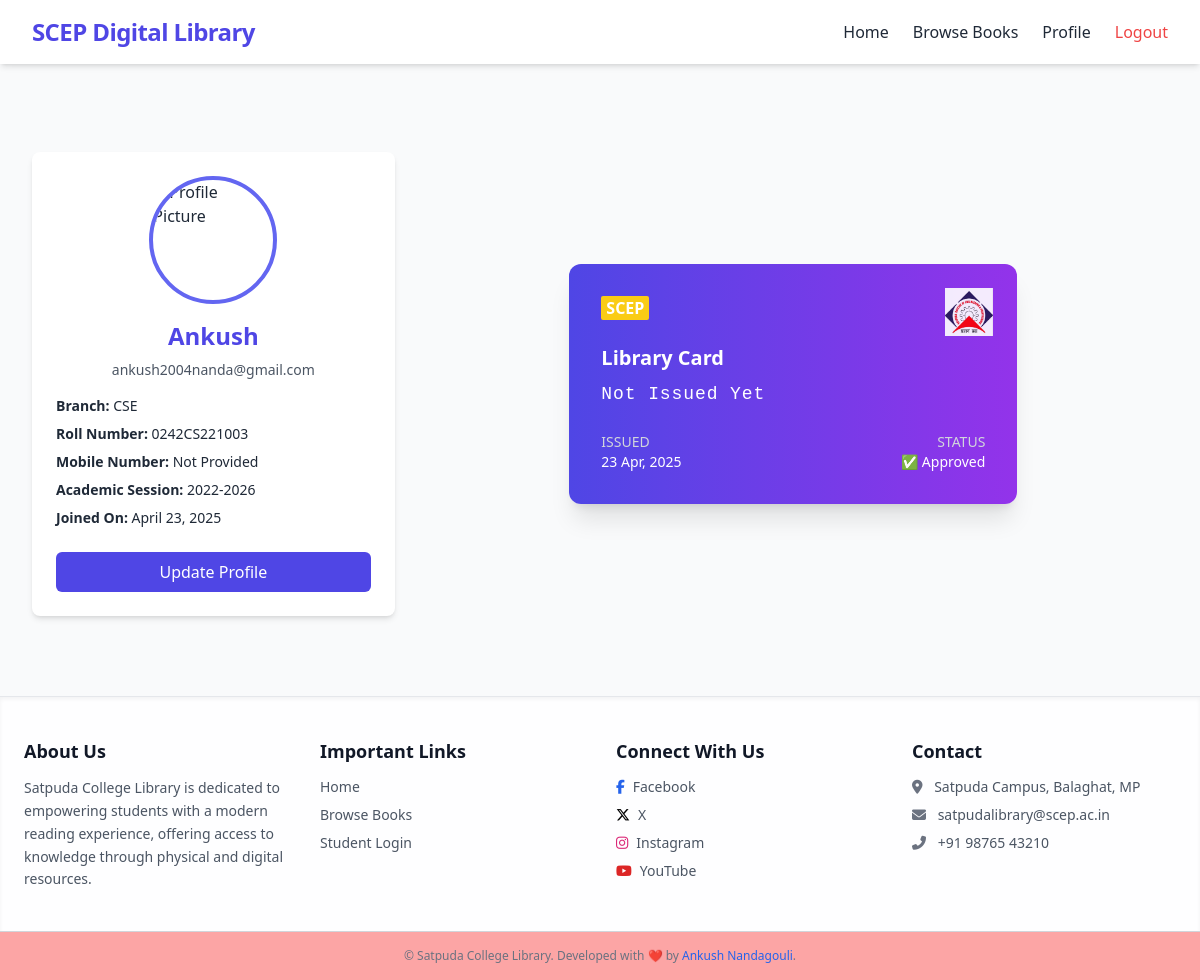
Page /accounts/profile/ (signed in) on the committed database.
### accounts/models.py (models this page shows, shortened)
class CustomUser(AbstractUser):
    ROLE_CHOICES = (
        ('student', 'Student'),
        ('teacher', 'Teacher'),
        ('librarian', 'Librarian'),
    )
    role = models.CharField(
        max_length=10,
        choices=ROLE_CHOICES,
        default='student',  # Default role for new users
    )
    is_approved = models.BooleanField(default=False, help_text="Admin approval required before login")
    library_card = models.CharField(
        max_length=50,
        blank=True,
        null=True,
        default=generate_library_id,
        unique=True,
        help_text="Auto-generated unique library card ID"
    )
    profile_picture = models.ImageField(
        upload_to='profile_pics/',
        blank=True,
        null=True,
        help_text="Student's profile image"
    )
    branch = models.CharField(max_length=100, blank=True, null=True)
    roll_number = models.CharField(max_length=20, blank=True, null=True)
    academic_session = models.CharField(max_length=20, blank=True, null=True)
    mobile_number = models.CharField(max_length=10, blank=True, null=True)
    groups = models.ManyToManyField(
        Group,
        related_name='customuser_set',
        blank=True,
        help_text='The groups this user belongs to.',
        verbose_name='groups'
    )
    user_permissions = models.ManyToManyField(
        Permission,
        related_name='customuser_set',
        blank=True,
        help_text='Specific permissions for this user.',
        verbose_name='user permissions'
    )
    def is_teacher(self):
        return self.role == 'teacher'
    def is_librarian(self):
        return self.role == 'librarian'

### accounts/views.py (the view)
# urls.py: path('profile/', profile, name='profile'),
@login_required
def profile(request):
    user = request.user
    if request.method == 'POST':
        form = ProfileForm(request.POST, request.FILES, instance=user)
        if form.is_valid():
            form.save()
            messages.success(request, "Profile updated successfully!")
            return redirect('profile')
    else:
        form = ProfileForm(instance=user)
    return render(request, 'accounts/profile.html', {'form': form})

### accounts/templates/accounts/profile.html (shortened to what this page needs)
{% extends 'base.html' %}
{% load static %}
{% block content %}
<div class="grid grid-cols-1 md:grid-cols-3 gap-6 mt-8">
  <div class="bg-white dark:bg-gray-800 p-6 rounded-lg shadow-md flex flex-col items-center">
    <div class="w-32 h-32 mb-4">
      <img src="{% if request.user.profile_picture %}{{ request.user.profile_picture.url }}{% else %}{% static 'default_avatar.png' %}{% endif %}" alt="Profile Picture" class="rounded-full object-cover w-full h-full border-4 border-indigo-500"/>
    </div>
    <h2 class="text-2xl font-bold text-indigo-600 dark:text-indigo-400 mb-2">
      {{ request.user.first_name|default:request.user.username }}
    </h2>
    <p class="text-gray-600 dark:text-gray-300 text-sm mb-4">{{ request.user.email }}</p>
    <ul class="text-sm space-y-2 text-gray-800 dark:text-gray-200 text-left w-full">
      <li><strong>Branch:</strong> {{ request.user.branch|default:"N/A" }}</li>
      <li><strong>Roll Number:</strong> {{ request.user.roll_number|default:"N/A" }}</li>
       <li><strong>Mobile Number:</strong> {{ request.user.mobile_number|default:"Not Provided" }}</li>
      <li><strong>Academic Session:</strong> {{ request.user.academic_session|default:"N/A" }}</li>
      <li><strong>Joined On:</strong> {{ request.user.date_joined|date:"F d, Y" }}</li>
    </ul>
    <div class="mt-6 w-full">
      <a href="{% url 'profile_update' %}" class="block py-2 px-6 bg-indigo-600 text-center text-white rounded-md hover:bg-indigo-700 focus:outline-none">
        Update Profile
      </a>
    </div>
  </div>
  <div class="md:col-span-2 flex justify-center items-center">
    <div class="relative bg-gradient-to-r from-indigo-600 to-purple-600 text-white p-8 rounded-xl shadow-xl w-full max-w-md">
      <div class="w-12 h-6 bg-yellow-400 text-center font-bold rounded-sm mb-6"> SCEP </div>
      <h3 class="text-xl font-semibold mb-2">Library Card</h3>
      <p class="text-lg font-mono tracking-wider mb-6">
        {{ request.user.library_card|default:"Not Issued Yet" }}
      </p>
      <div class="flex justify-between text-sm">
        <div>
          <p class="uppercase text-gray-300">Issued</p>
          <p>{{ request.user.date_joined|date:"d M, Y" }}</p>
        </div>
        <div class="text-right">
          <p class="uppercase text-gray-300">Status</p>
          <p>{{ request.user.is_approved|yesno:"✅ Approved,⏳ Pending" }}</p>
        </div>
      </div>
      <div class="absolute top-6 right-6">
        <img src="{% static 'images/SATPUDALOGO.png' %}" alt="Library Logo" class="w-12 h-12 opacity-90" />
      </div>
    </div>
  </div>
</div>
{% endblock %}

### templates/base.html (shortened to what this page needs)
<!DOCTYPE html>
{% load static %}
<html lang="en" class="transition-colors duration-300">
<head>
  <link rel="stylesheet" href="https://cdnjs.cloudflare.com/ajax/libs/font-awesome/6.5.0/css/all.min.css" />
  <script src="https://cdn.tailwindcss.com"></script>
  <link href="https://cdn.jsdelivr.net/npm/tailwindcss@2.2.19/dist/tailwind.min.css" rel="stylesheet">
  <link href="{% static 'css/style.css' %}" rel="stylesheet">
</head>
<body class="bg-gray-50 dark:bg-gray-900 text-gray-800 dark:text-gray-100 min-h-screen flex flex-col">
<nav class="bg-white/90 dark:bg-gray-800/90 backdrop-blur-md shadow-md sticky top-0 z-50">
  <div class="max-w-7xl mx-auto px-4 sm:px-6 lg:px-8">
    <div class="flex justify-between items-center h-16">
      <a href="{% url 'home' %}" class="text-2xl font-bold text-indigo-600 dark:text-indigo-400 tracking-tight">
         SCEP Digital Library
      </a>
      <div class="hidden md:flex items-center space-x-6">
        <a href="/" class="navbar-link transform hover:scale-105 hover:bg-indigo-200">Home</a>
        <a href="{% url 'browse_books' %}" class="navbar-link transform hover:scale-105 hover:bg-indigo-200">Browse Books</a>
        {% if user.is_authenticated %}
          {% if user.is_librarian %}
            <a href="{% url 'librarian_dashboard' %}" class="navbar-btn bg-indigo-500 text-white hover:bg-indigo-700">Librarian Dashboard</a>
            <a href="{% url 'add_book' %}" class="navbar-btn bg-green-500 text-white hover:bg-green-700"> Add Book</a>
          {% elif user.is_teacher %}
            <a href="{% url 'teacher_dashboard' %}" class="navbar-btn bg-indigo-600 text-white hover:bg-indigo-700">Teacher Dashboard</a>
          {% else %}
            <a href="/accounts/profile/" class="navbar-link">Profile</a>
          {% endif %}
          <a href="/accounts/logout/" class="navbar-link text-red-500 hover:text-red-600">Logout</a>
        {% endif %}
      </div>
    </div>
  </div>
</nav>
<main class="flex-grow py-10">
  <div class="max-w-7xl mx-auto px-4 sm:px-6 lg:px-8">
    {% block content %}{% endblock %}
  </div>
</main>
<footer class="bg-white/90 dark:bg-gray-900 border-t border-gray-200 dark:border-gray-700 shadow-inner mt-10">
  <div class="max-w-7xl mx-auto px-6 py-10 grid grid-cols-1 sm:grid-cols-2 md:grid-cols-4 gap-8 text-sm text-gray-600 dark:text-gray-300">
    <div class="transition-transform duration-300 hover:scale-[1.02]">
      <h3 class="text-gray-900 dark:text-white font-semibold text-lg mb-3">About Us</h3>
      <p class="leading-relaxed transition-all duration-300 hover:scale-[1.01]">
        Satpuda College Library is dedicated to empowering students with a modern reading experience,
        offering access to knowledge through physical and digital resources.
      </p>
    </div>
    <div>
      <h3 class="text-gray-900 dark:text-white font-semibold text-lg mb-3">Important Links</h3>
      <ul class="space-y-2">
        <li><a href="{% url 'home' %}" class="transition duration-200 hover:text-blue-500 hover:underline">Home</a></li>
        <li><a href="{% url 'browse_books' %}" class="transition duration-200 hover:text-blue-500 hover:underline">Browse Books</a></li>
        <li><a href="{% url 'login' %}" class="transition duration-200 hover:text-blue-500 hover:underline">Student Login</a></li>
      </ul>
    </div>
    <div>
      <h3 class="text-gray-900 dark:text-white font-semibold text-lg mb-3">Connect With Us</h3>
      <ul class="space-y-2">
        <li class="flex items-center space-x-2 group">
          <i class="fab fa-facebook-f text-blue-600 group-hover:scale-125 transform transition duration-200"></i>
          <a href="#" class="hover:text-blue-500 transition duration-200">Facebook</a>
        </li>
        <li class="flex items-center space-x-2 group">
          <i class="fab fa-x-twitter text-black group-hover:scale-125 transform transition duration-200"></i>
          <a href="#" class="hover:text-black transition duration-200"> X </a>
        </li>
        <li class="flex items-center space-x-2 group">
          <i class="fab fa-instagram text-pink-600 group-hover:scale-125 transform transition duration-200"></i>
          <a href="#" class="hover:text-pink-600 transition duration-200">Instagram</a>
        </li>
        <li class="flex items-center space-x-2 group">
          <i class="fab fa-youtube text-red-600 group-hover:scale-125 transform transition duration-200"></i>
          <a href="#" class="hover:text-red-600 transition duration-200">YouTube</a>
        </li>
      </ul>
    </div>
    <div>
      <h3 class="text-gray-900 dark:text-white font-semibold text-lg mb-3">Contact</h3>
      <p class="mb-2 transition-all duration-200 hover:pl-2"><i class="fas fa-map-marker-alt mr-2 text-gray-500"></i> Satpuda Campus, Balaghat, MP</p>
      <p class="mb-2 transition-all duration-200 hover:pl-2"><i class="fas fa-envelope mr-2 text-gray-500"></i> satpudalibrary@scep.ac.in</p>
      <p class="transition-all duration-200 hover:pl-2"><i class="fas fa-phone-alt mr-2 text-gray-500"></i> +91 98765 43210</p>
    </div>
  </div>
  <div class="border-t bg-red-300 border-gray-300 dark:border-gray-700 py-4 text-center text-xs text-gray-500 dark:text-gray-400">
    &copy; <span class="hover:underline transition duration-200">Satpuda College Library</span>. Developed with
    <span class="text-red-800 animate-pulse">❤️</span> by
    <span class="text-blue-600 dark:text-blue-400 font-medium hover:underline transition duration-200">Ankush Nandagouli</span>.
  </div>
</footer>
</body>
</html>

### static/css/style.css (style rules this page uses)
.navbar-link { @apply text-sm font-medium text-gray-700 dark:text-gray-300 hover:text-indigo-600 dark:hover:text-indigo-400 transition; }

### rows in the picture
CustomUser: user.first_name "Ankush", user.email "ankush2004nanda@gmail.com", user.branch "CSE", user.roll_number "0242CS221003", user.mobile_number "Not Provided", user.academic_session "2022-2026", user.date_joined "April 23, 2025", user.library_card "Not Issued Yet", user.date_joined "23 Apr, 2025", user.is_approved "✅ Approved"
